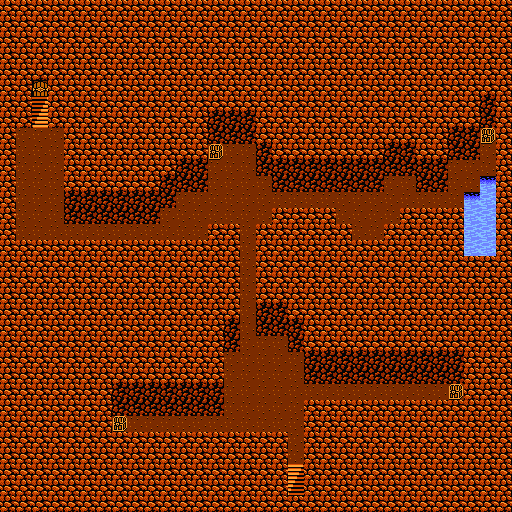

A 2D game scene composited from a Tiled map and its tileset images. What follows is a short description and the map's XML, with every tile layer's data as written:
An orthogonal 32x32 tile map with 16x16 px tiles, 1 tile layer (floor).

<map version="1.10" tiledversion="1.10.2" orientation="orthogonal" renderorder="right-down" width="32" height="32" tilewidth="16" tileheight="16" infinite="0" nextlayerid="4" nextobjectid="1">
 <editorsettings>
  <export target="../../Resources/Areas/AltarCave/Room2/TileMap.tmj" format="json" />
 </editorsettings>
 <tileset firstgid="1" source="TileSet.tsx" />
 <layer id="2" name="floor" width="32" height="32" offsetx="0.00681832" offsety="-0.0627906">
  <data encoding="csv">
34,34,34,34,34,34,34,34,34,34,34,34,34,34,34,34,34,34,34,34,34,34,34,34,34,34,34,34,34,34,34,34,
34,34,34,34,34,34,34,34,34,34,34,34,34,34,34,34,34,34,34,34,34,34,34,34,34,34,34,34,34,34,34,34,
34,34,34,34,34,34,34,34,34,34,34,34,34,34,34,34,34,34,34,34,34,34,34,34,34,34,34,34,34,34,34,34,
34,34,34,34,34,34,34,34,34,34,34,34,34,34,34,34,34,34,34,34,34,34,34,34,34,34,34,34,34,34,34,34,
34,34,34,34,34,34,34,34,34,34,34,34,34,34,34,34,34,34,34,34,34,34,34,34,34,34,34,34,34,34,34,34,
34,34,18,34,34,34,34,34,34,34,34,34,34,34,34,34,34,34,34,34,34,34,34,34,34,34,34,34,34,34,34,34,
34,34,19,34,34,34,34,34,34,34,34,34,34,34,34,34,34,34,34,34,34,34,34,34,34,34,34,34,34,34,33,34,
34,34,27,34,34,34,34,34,34,34,34,34,34,33,33,33,34,34,34,34,34,34,34,34,34,34,34,34,34,34,33,34,
34,35,35,35,34,34,34,34,34,34,34,34,34,33,33,33,34,34,34,34,34,34,34,34,34,34,34,34,33,33,17,34,
34,35,35,35,34,34,34,34,34,34,34,34,34,17,35,35,33,34,34,34,34,34,34,34,33,33,34,34,33,33,35,34,
34,35,35,35,34,34,34,34,34,34,34,33,33,35,35,35,33,33,33,33,33,33,33,33,33,33,33,33,35,35,35,34,
34,35,35,35,34,34,34,34,34,34,33,33,33,35,35,35,35,33,33,33,33,33,33,33,35,35,33,33,35,35,24,34,
34,35,35,35,33,33,33,33,33,33,33,35,35,35,35,35,35,35,35,35,35,35,35,35,35,35,35,35,35,24,32,34,
34,35,35,35,33,33,33,33,33,33,35,35,35,35,35,35,35,34,34,34,34,35,35,35,35,34,34,34,34,32,32,34,
34,35,35,35,35,35,35,35,35,35,35,35,35,34,34,35,34,34,34,34,34,34,35,35,34,34,34,34,34,32,32,34,
34,34,34,34,34,34,34,34,34,34,34,34,34,34,34,35,34,34,34,34,34,34,34,34,34,34,34,34,34,32,32,34,
34,34,34,34,34,34,34,34,34,34,34,34,34,34,34,35,34,34,34,34,34,34,34,34,34,34,34,34,34,34,34,34,
34,34,34,34,34,34,34,34,34,34,34,34,34,34,34,35,34,34,34,34,34,34,34,34,34,34,34,34,34,34,34,34,
34,34,34,34,34,34,34,34,34,34,34,34,34,34,34,35,34,34,34,34,34,34,34,34,34,34,34,34,34,34,34,34,
34,34,34,34,34,34,34,34,34,34,34,34,34,34,34,35,33,33,34,34,34,34,34,34,34,34,34,34,34,34,34,34,
34,34,34,34,34,34,34,34,34,34,34,34,34,34,33,35,33,33,33,34,34,34,34,34,34,34,34,34,34,34,34,34,
34,34,34,34,34,34,34,34,34,34,34,34,34,34,33,35,35,35,33,34,34,34,34,34,34,34,34,34,34,34,34,34,
34,34,34,34,34,34,34,34,34,34,34,34,34,34,35,35,35,35,35,33,33,33,33,33,33,33,33,33,33,34,34,34,
34,34,34,34,34,34,34,34,34,34,34,34,34,34,35,35,35,35,35,33,33,33,33,33,33,33,33,33,33,34,34,34,
34,34,34,34,34,34,34,33,33,33,33,33,33,33,35,35,35,35,35,35,35,35,35,35,35,35,35,35,17,34,34,34,
34,34,34,34,34,34,34,33,33,33,33,33,33,33,35,35,35,35,35,34,34,34,34,34,34,34,34,34,34,34,34,34,
34,34,34,34,34,34,34,17,35,35,35,35,35,35,35,35,35,35,35,34,34,34,34,34,34,34,34,34,34,34,34,34,
34,34,34,34,34,34,34,34,34,34,34,34,34,34,34,34,34,34,35,34,34,34,34,34,34,34,34,34,34,34,34,34,
34,34,34,34,34,34,34,34,34,34,34,34,34,34,34,34,34,34,35,34,34,34,34,34,34,34,34,34,34,34,34,34,
34,34,34,34,34,34,34,34,34,34,34,34,34,34,34,34,34,34,3221225499,34,34,34,34,34,34,34,34,34,34,34,34,34,
34,34,34,34,34,34,34,34,34,34,34,34,34,34,34,34,34,34,3221225491,34,34,34,34,34,34,34,34,34,34,34,34,34,
34,34,34,34,34,34,34,34,34,34,34,34,34,34,34,34,34,34,34,34,34,34,34,34,34,34,34,34,34,34,34,34
</data>
 </layer>
</map>